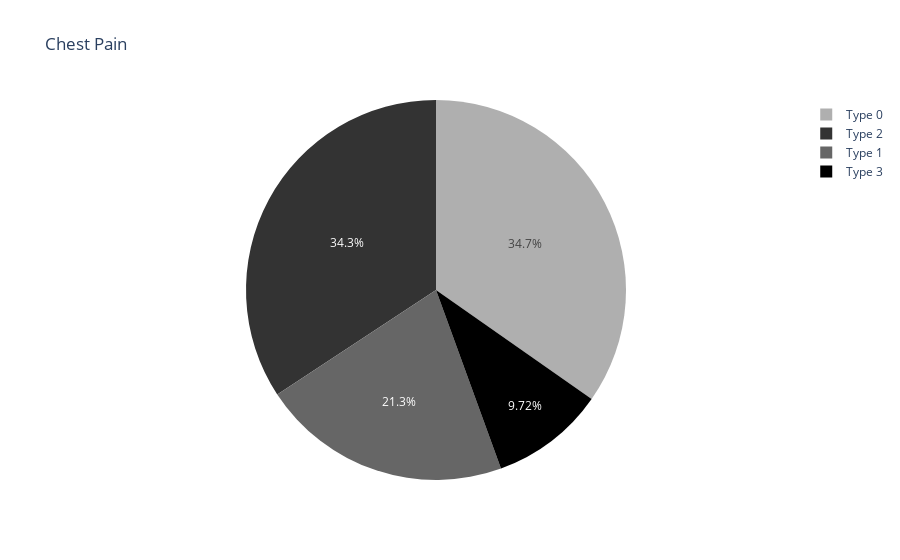

Notebook cell for this chart:
### Code cell
cp_ranges = {
    'Type 0': ['Type 0', 0],
    'Type 1': ['Type 1', 1],
    'Type 2': ['Type 2', 2],
    'Type 3': ['Type 3', 3]
}

chest_pain = data.groupby(pd.cut(data['cp'], 
                                bins = [-float('inf')]+[i[1] for i in cp_ranges.values()], 
                                labels = cp_ranges.keys())).size().to_dict()

colors = {'Type 0': '#afafaf',
          'Type 1': '#666666',
          'Type 2': '#333333',
          'Type 3': '#000000'}

fig = go.Figure(data=[go.Pie(labels=list(chest_pain.keys()), values=list(chest_pain.values()),
                             marker=dict(colors=list(colors.values())))])
fig.update_layout(title='Chest Pain', showlegend = True)
fig.show()

### Figure 1 — Plotly figure (JSON) as saved in the notebook; plotly's stock layout.template omitted (floating-point values rounded to 4 significant figures)
{"data": [{"labels": ["Type 0", "Type 1", "Type 2", "Type 3"], "marker": {"colors": ["#afafaf", "#666666", "#333333", "#000000"]}, "type": "pie", "values": [75, 46, 74, 21]}], "layout": {"showlegend": true, "title": {"text": "Chest Pain"}}}
